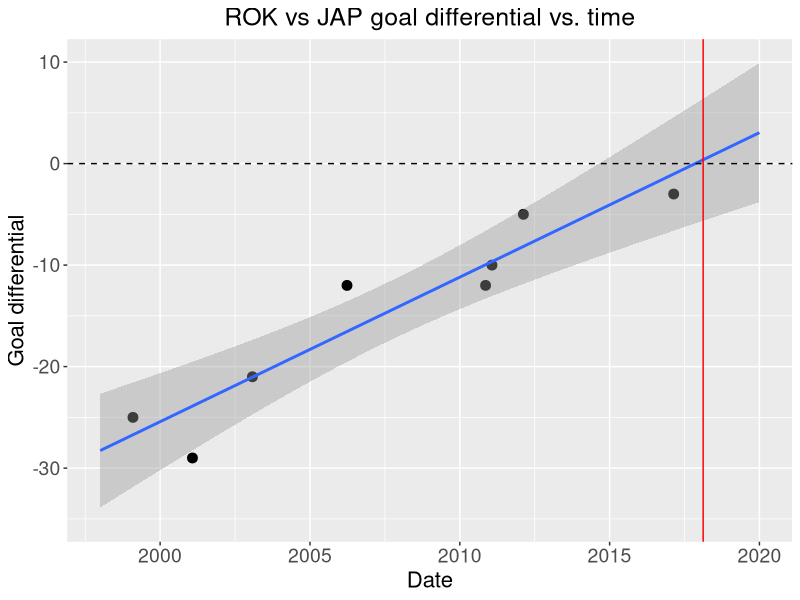

This figure's R source:
## ---- chunk 1
# knitr settings
knitr::opts_chunk$set(fig.path = "assets/Rfigs/", echo=FALSE, comment="> ", fig.align='center')
knitr::opts_knit$set(base.dir = "/Users/nunnlab/Desktop/GitHub/rgriff23.github.io/", base.url = "/")

# load packages 
library("ggplot2")
## ---- chunk 2
# data
Date <- as.Date(c("2/20/17","2/15/12", "1/28/11","11/11/10","1/29/01","3/28/06","1/30/03","2/4/99"), format="%m/%d/%y")
diff <- c(-3,-5,-10,-12,-29,-12,-21,-25)
data <- data.frame(Date, diff)

# plot
ggplot(data, aes(x=Date, y=diff)) +
  geom_point(size=3) +
  theme(plot.title=element_text(size=18, hjust=0.5), axis.title.x=element_text(size=16), axis.title.y=element_text(size=16), axis.text=element_text(size=14)) +
  scale_x_date(limits=as.Date(c('1998/1/1','2020/1/1'), format='%Y/%m/%d')) +
  ylim(-35,10) +
  labs(title="ROK vs JAP goal differential vs. time") +
  ylab("Goal differential") +
  xlab("Date") +
  geom_smooth(method='lm', fullrange=TRUE) +
  geom_hline(yintercept=0, lty=2) +
  geom_vline(xintercept=as.numeric(as.Date('2018/02/14', format='%Y/%m/%d')), color="red")
